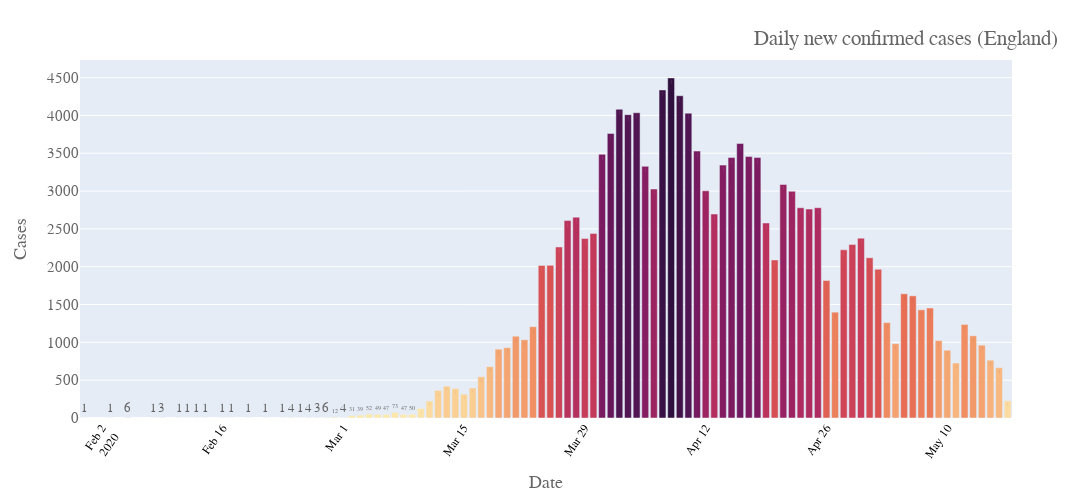

Here is the notebook cell this chart was saved with:
### Code cell
fig = px.bar(d2, x="Date", y='Daily lab-confirmed cases',text='Daily lab-confirmed cases',
             color = 'Daily lab-confirmed cases',
             color_continuous_scale=px.colors.sequential.matter
            )
# fig.update_traces(texttemplate='%{text:.2s}')
fig.update_layout(#title_text='Daily new confirmed cases (UK)',
                  title={
        'text': 'Daily new confirmed cases (England)',
#         'y':1.3,
        'x':0.83,
        'xanchor': 'center',
        'yanchor': 'top'},
                  yaxis_title="Cases",
    font=dict(
        family="Courier New, monospace",
        size=15,
        color="#666666"
    ),
                  width=1500, height=500,coloraxis_showscale=False)
fig.write_image("images/{},daily_confirmed_E.png".format(str(date.iloc[0].values)))
fig.update_xaxes(tickangle=-55, tickfont=dict(family='Rockwell', color='black', size=12))
fig.show()

### Figure 1 — Plotly figure (JSON) as saved in the notebook; plotly's stock layout.template omitted (floating-point values rounded to 4 significant figures)
{"data": [{"alignmentgroup": "True", "hovertemplate": "Date=%{x}<br>Daily lab-confirmed cases=%{marker.color}<extra></extra>", "legendgroup": "", "marker": {"color": [228, 665, 764, 963, 1087, 1237, 727, 896, 1024, 1454, 1430, 1615, 1642, 983, 1261, 1966, 2118, 2377, 2293, 2223, 1399, 1817, 2780, 2762, 2779, 2997, 3087, 2089, 2578, 3443, 3456, 3628, 3443, 3343, 2696, 3003, 3529, 4030, 4260, 4496, 4337, 3027, 3327, 4035, 4010, 4081, 3762, 3486, 2438, 2372, 2655, 2610, 2261, 2018, 2017, 1207, 1034, 1081, 930, 910, 679, 546, 397, 315, 390, 421, 365, 225, 125, 50, 47, 73, 47, 49, 52, 39, 31, 4, 12, 6, 3, 4, 1, 4, 1, 1, 1, 1, 1, 1, 1, 1, 1, 3, 1, 6, 1, 1], "coloraxis": "coloraxis"}, "name": "", "offsetgroup": "", "orientation": "v", "showlegend": false, "text": [228, 665, 764, 963, 1087, 1237, 727, 896, 1024, 1454, 1430, 1615, 1642, 983, 1261, 1966, 2118, 2377, 2293, 2223, 1399, 1817, 2780, 2762, 2779, 2997, 3087, 2089, 2578, 3443, 3456, 3628, 3443, 3343, 2696, 3003, 3529, 4030, 4260, 4496, 4337, 3027, 3327, 4035, 4010, 4081, 3762, 3486, 2438, 2372, 2655, 2610, 2261, 2018, 2017, 1207, 1034, 1081, 930, 910, 679, 546, 397, 315, 390, 421, 365, 225, 125, 50, 47, 73, 47, 49, 52, 39, 31, 4, 12, 6, 3, 4, 1, 4, 1, 1, 1, 1, 1, 1, 1, 1, 1, 3, 1, 6, 1, 1], "textposition": "auto", "type": "bar", "x": ["2020-05-17", "2020-05-16", "2020-05-15", "2020-05-14", "2020-05-13", "2020-05-12", "2020-05-11", "2020-05-10", "2020-05-09", "2020-05-08", "2020-05-07", "2020-05-06", "2020-05-05", "2020-05-04", "2020-05-03", "2020-05-02", "2020-05-01", "2020-04-30", "2020-04-29", "2020-04-28", "2020-04-27", "2020-04-26", "2020-04-25", "2020-04-24", "2020-04-23", "2020-04-22", "2020-04-21", "2020-04-20", "2020-04-19", "2020-04-18", "2020-04-17", "2020-04-16", "2020-04-15", "2020-04-14", "2020-04-13", "2020-04-12", "2020-04-11", "2020-04-10", "2020-04-09", "2020-04-08", "2020-04-07", "2020-04-06", "2020-04-05", "2020-04-04", "2020-04-03", "2020-04-02", "2020-04-01", "2020-03-31", "2020-03-30", "2020-03-29", "2020-03-28", "2020-03-27", "2020-03-26", "2020-03-25", "2020-03-24", "2020-03-23", "2020-03-22", "2020-03-21", "2020-03-20", "2020-03-19", "2020-03-18", "2020-03-17", "2020-03-16", "2020-03-15", "2020-03-14", "2020-03-13", "2020-03-12", "2020-03-11", "2020-03-10", "2020-03-09", "2020-03-08", "2020-03-07", "2020-03-06", "2020-03-05", "2020-03-04", "2020-03-03", "2020-03-02", "2020-03-01", "2020-02-29", "2020-02-28", "2020-02-27", "2020-02-26", "2020-02-25", "2020-02-24", "2020-02-23", "2020-02-21", "2020-02-19", "2020-02-17", "2020-02-16", "2020-02-14", "2020-02-13", "2020-02-12", "2020-02-11", "2020-02-09", "2020-02-08", "2020-02-05", "2020-02-03", "2020-01-31"], "xaxis": "x", "y": [228, 665, 764, 963, 1087, 1237, 727, 896, 1024, 1454, 1430, 1615, 1642, 983, 1261, 1966, 2118, 2377, 2293, 2223, 1399, 1817, 2780, 2762, 2779, 2997, 3087, 2089, 2578, 3443, 3456, 3628, 3443, 3343, 2696, 3003, 3529, 4030, 4260, 4496, 4337, 3027, 3327, 4035, 4010, 4081, 3762, 3486, 2438, 2372, 2655, 2610, 2261, 2018, 2017, 1207, 1034, 1081, 930, 910, 679, 546, 397, 315, 390, 421, 365, 225, 125, 50, 47, 73, 47, 49, 52, 39, 31, 4, 12, 6, 3, 4, 1, 4, 1, 1, 1, 1, 1, 1, 1, 1, 1, 3, 1, 6, 1, 1], "yaxis": "y"}], "layout": {"barmode": "relative", "coloraxis": {"colorbar": {"title": {"text": "Daily lab-confirmed cases"}}, "colorscale": [[0, "rgb(253, 237, 176)"], [0.09091, "rgb(250, 205, 145)"], [0.1818, "rgb(246, 173, 119)"], [0.2727, "rgb(240, 142, 98)"], [0.3636, "rgb(231, 109, 84)"], [0.4545, "rgb(216, 80, 83)"], [0.5455, "rgb(195, 56, 90)"], [0.6364, "rgb(168, 40, 96)"], [0.7273, "rgb(138, 29, 99)"], [0.8182, "rgb(107, 24, 93)"], [0.9091, "rgb(76, 21, 80)"], [1, "rgb(47, 15, 61)"]], "showscale": false}, "font": {"color": "#666666", "family": "Courier New, monospace", "size": 15}, "height": 500, "legend": {"tracegroupgap": 0}, "margin": {"t": 60}, "title": {"text": "Daily new confirmed cases (England)", "x": 0.83, "xanchor": "center", "yanchor": "top"}, "width": 1500, "xaxis": {"anchor": "y", "domain": [0, 1], "tickangle": -55, "tickfont": {"color": "black", "family": "Rockwell", "size": 12}, "title": {"text": "Date"}}, "yaxis": {"anchor": "x", "domain": [0, 1], "title": {"text": "Cases"}}}}
